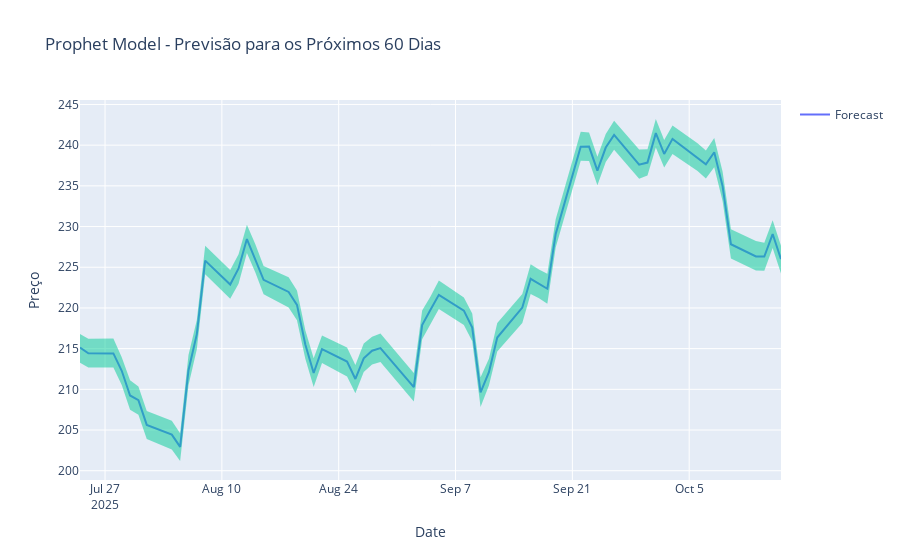

The cell this chart's notebook holds for it:
### Code cell
future_on = forecast.tail(60)
fig = go.Figure()
fig.add_trace(go.Scatter(x=future_on['ds'], y=future_on['yhat'], name='Forecast'))
fig.add_trace(go.Scatter(x=future_on['ds'], y=future_on['yhat_lower'], name='Forecast Lower', line=dict(width=0), showlegend=False))
fig.add_trace(go.Scatter(x=future_on['ds'], y=future_on['yhat_upper'], name='Forecast Upper', line=dict(width=0), fill='tonexty', showlegend=False))
fig.update_layout(title='Prophet Model - Previsão para os Próximos 60 Dias',
                  xaxis_title='Date',   
                  yaxis_title='Preço')
